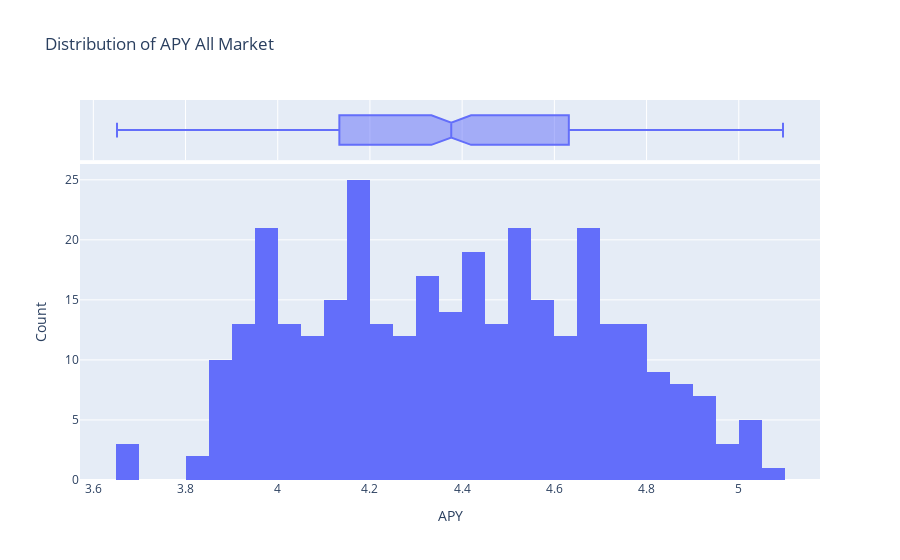

The cell this chart's notebook holds for it:
### Markdown cell above
## Distribution All Accounts

### Code cell
fig = px.histogram(df, x='apy', nbins=40, marginal='box', title='Distribution of APY All Market')
fig.update_layout(xaxis_title='APY', yaxis_title='Count')
fig.show()

### Figure 1 — Plotly figure (JSON) as saved in the notebook; plotly's stock layout.template omitted (floating-point values rounded to 4 significant figures; data arrays with more than 128 entries replaced by an {"elided": "..."} marker saying what was removed)
{"data": [{"alignmentgroup": "True", "bingroup": "x", "hovertemplate": "apy=%{x}<br>count=%{y}<extra></extra>", "legendgroup": "", "marker": {"color": "#636efa", "pattern": {"shape": ""}}, "name": "", "nbinsx": 40, "offsetgroup": "", "orientation": "v", "showlegend": false, "type": "histogram", "x": {"elided": "330 float values"}, "xaxis": "x", "yaxis": "y"}, {"alignmentgroup": "True", "hovertemplate": "apy=%{x}<extra></extra>", "legendgroup": "", "marker": {"color": "#636efa"}, "name": "", "notched": true, "offsetgroup": "", "showlegend": false, "type": "box", "x": {"elided": "330 float values"}, "xaxis": "x2", "yaxis": "y2"}], "layout": {"barmode": "relative", "legend": {"tracegroupgap": 0}, "title": {"text": "Distribution of APY All Market"}, "xaxis": {"anchor": "y", "domain": [0, 1], "title": {"text": "APY"}}, "xaxis2": {"anchor": "y2", "domain": [0, 1], "matches": "x", "showgrid": true, "showticklabels": false}, "yaxis": {"anchor": "x", "domain": [0, 0.8316], "title": {"text": "Count"}}, "yaxis2": {"anchor": "x2", "domain": [0.8416, 1], "matches": "y2", "showgrid": false, "showline": false, "showticklabels": false, "ticks": ""}}}
